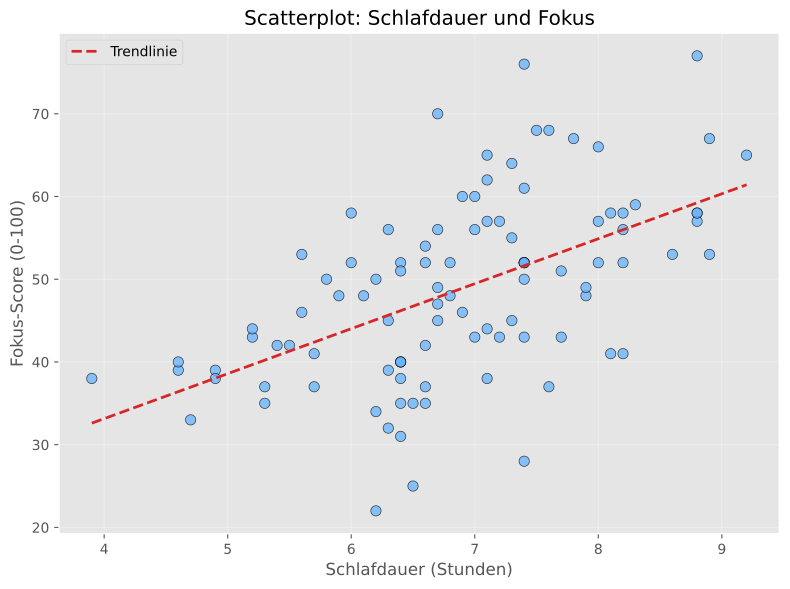

Python code for this plot:
import csv
import matplotlib.pyplot as plt
import numpy as np
import os

# ggplot Stil verwenden
plt.style.use('ggplot')

# Datensatz laden (SleepHours vs. FocusScore)
script_dir = os.path.dirname(os.path.abspath(__file__))
data_path = os.path.join(script_dir, '..', 'sleep_focus.csv')

sleep_hours = []
focus_score = []

with open(data_path, newline='', encoding='utf-8') as csvfile:
    reader = csv.DictReader(csvfile)
    for row in reader:
        sleep_hours.append(float(row['SleepHours']))
        focus_score.append(float(row['FocusScore']))

sleep_hours = np.array(sleep_hours)
focus_score = np.array(focus_score)

fig, ax = plt.subplots(figsize=(8, 6))

# Scatterplot
ax.scatter(
    sleep_hours,
    focus_score,
    alpha=0.75,
    s=55,
    color='#66b3ff',
    edgecolors='black',
    linewidth=0.5,
)

# Trendlinie
coef = np.polyfit(sleep_hours, focus_score, 1)
trend = np.poly1d(coef)
x_fit = np.linspace(sleep_hours.min(), sleep_hours.max(), 100)
ax.plot(x_fit, trend(x_fit), color='#d62728', linestyle='--', linewidth=2, label='Trendlinie')

ax.set_xlabel('Schlafdauer (Stunden)')
ax.set_ylabel('Fokus-Score (0-100)')
ax.set_title('Scatterplot: Schlafdauer und Fokus')
ax.grid(True, alpha=0.3)
ax.legend()

plt.tight_layout()

output_path = os.path.join(script_dir, 'plots_scatterplot.pdf')

# Als PDF exportieren
plt.savefig(output_path, format='pdf', bbox_inches='tight')
plt.close()

print(f"Scatterplot wurde als {output_path} exportiert")
